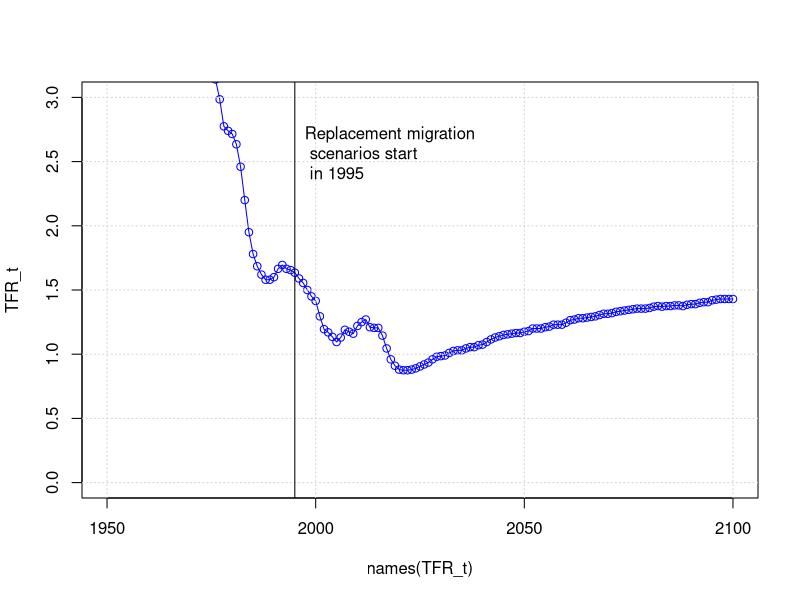
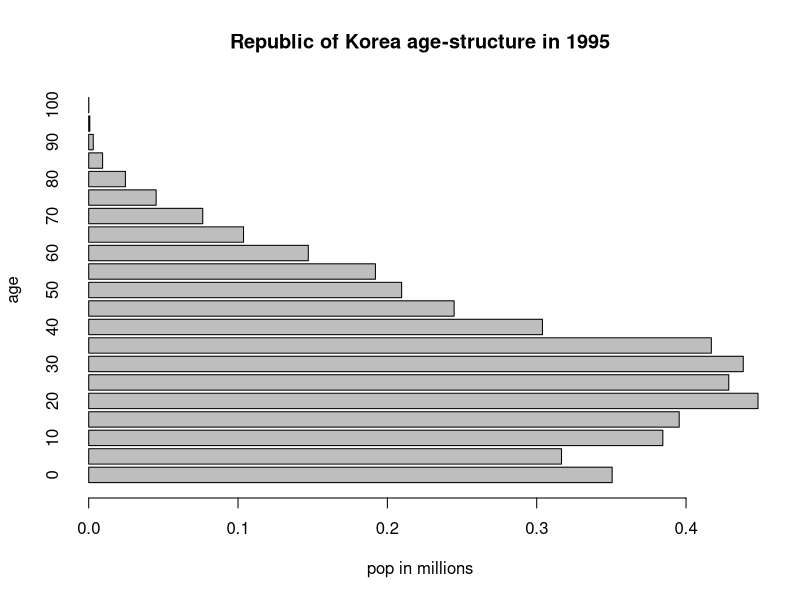

Generate these figures, in order, with R:
## ---- chunk 1
library(data.table) ## the package we use to read in and restructure the data
million <- 10e6

## restrict to one country
my_location = "Republic of Korea" ## you can change this to do a different country

## Read in fertility rates
dt <- fread("./nFx.csv") ## we'll use the name "dt" as a placeholder
mydt <- dt[Location == my_location] ## restricts data to this country
nFxt <- mydt[, xtabs(nFx ~ x + t)] ## produces a table with rows age x and columns period t.

## Read in nLx from period life tables 
dt <- fread("./nLx.csv") ## we'll use the name "dt" as a placeholder
mydt <- dt[Location == my_location]
nLxt <- mydt[, xtabs(nLx ~ x + t)] ## produces a table with rows age x and columns period t.

## Read in period age structure, nKx 
dt <- fread("./nKx.csv") ## we'll use the name "dt" as a placeholder
## restrict to one country
mydt <- dt[Location == my_location]
## and finally we'll create a matrix using the xtabs() functions with formula interface
nKxt <- mydt[, xtabs(nKx ~ x + t)] ## produces a table with rows age x and columns period t.
## ---- chunk 2
TFR_t = colSums(nFxt)*5

plot(names(TFR_t), TFR_t, type = 'o', col = "blue", ylim = c(0, 3))
grid()
abline(v = 1995)
text(x = 1995, y = 2.5, "Replacement migration\n scenarios start\n in 1995", pos = 4)
## ---- chunk 3
nKx_zero = nKxt[,"1995"]/million
barplot(nKx_zero, horiz = T, xlab = "pop in millions", ylab = "age")
title(paste(my_location, "age-structure in 1995"))
## ---- chunk 4
get_old_age_support_ratio <- function(nKx, x = seq(0,100, 5)) 
{
  workers = sum(nKx[x %in% 15:64])
  old = sum(nKx[x > 64])
  young = sum(nKx[x < 15])
  oasr = workers/old
  return(oasr)
}

oasr_zero = get_old_age_support_ratio(nKx_zero) # we're using "zero" to denote our starting population
print(oasr_zero)
## ---- chunk 5
## get the nLx's for 1995, with 5 year age groups for all groups.
nLx_raw = nLxt[,"1995"] 
nLx = c(sum(nLx_raw[1:2]), nLx_raw[-(1:2)]) ## this combines the 0- and 1-4 age groups.

## NOTE: had to expand upper limit here from 0.03 to something higher to see
## a value for r that corresponds to OASR of about 12.3
r.vec = seq(-.02, .05, .001)
oasr.vec <- NULL
x = seq(0, 100, 5)
for (i in 1:length(r.vec))
{
  this_r = r.vec[i]
  this_oasr = get_old_age_support_ratio(nLx * exp(-x*this_r))
  ## note: we can leave out b for the ratio because it cancels in the numerator and denominator
  oasr.vec[i] = this_oasr ## save result
}  
print(cbind(r.vec, oasr.vec))
## ---- chunk 6
my_r = 3.1/100
my_generation = 30
my_prop_female = 0.4886
my_approx_TFR = exp(my_r * my_generation)/ my_prop_female
print(my_approx_TFR)
